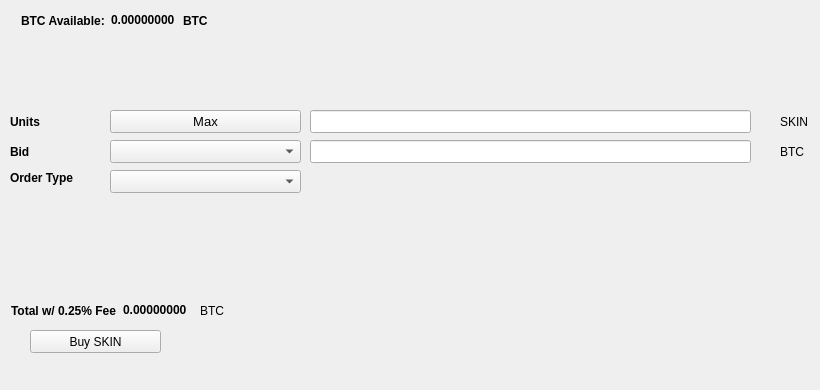
   <widget class="QWidget" name="BuyTab">
    <attribute name="title">
     <string>Buy</string>
    </attribute>
    <widget class="QPushButton" name="BuySKIN">
     <property name="geometry">
      <rect>
       <x>30</x>
       <y>330</y>
       <width>131</width>
       <height>23</height>
      </rect>
     </property>
     <property name="text">
      <string>Buy SKIN</string>
     </property>
     <property name="icon">
      <iconset resource="../skin.qrc">
       <normaloff>:/icons/bitcoin</normaloff>:/icons/bitcoin</iconset>
     </property>
    </widget>
    <widget class="QLabel" name="label_3">
     <property name="geometry">
      <rect>
       <x>10</x>
       <y>110</y>
       <width>46</width>
       <height>23</height>
      </rect>
     </property>
     <property name="font">
      <font>
       <weight>75</weight>
       <bold>true</bold>
      </font>
     </property>
     <property name="text">
      <string>Units</string>
     </property>
    </widget>
    <widget class="QLineEdit" name="UnitsInput">
     <property name="geometry">
      <rect>
       <x>310</x>
       <y>110</y>
       <width>441</width>
       <height>23</height>
      </rect>
     </property>
     <property name="font">
      <font>
       <pointsize>9</pointsize>
       <weight>75</weight>
       <bold>true</bold>
      </font>
     </property>
    </widget>
    <widget class="QLineEdit" name="BuyBidPriceEdit">
     <property name="geometry">
      <rect>
       <x>310</x>
       <y>140</y>
       <width>441</width>
       <height>23</height>
      </rect>
     </property>
     <property name="font">
      <font>
       <pointsize>9</pointsize>
       <weight>75</weight>
       <bold>true</bold>
      </font>
     </property>
    </widget>
    <widget class="QLabel" name="label_4">
     <property name="geometry">
      <rect>
       <x>780</x>
       <y>110</y>
       <width>31</width>
       <height>23</height>
      </rect>
     </property>
     <property name="text">
      <string>SKIN</string>
     </property>
    </widget>
    <widget class="QLabel" name="label_5">
     <property name="geometry">
      <rect>
       <x>780</x>
       <y>140</y>
       <width>31</width>
       <height>23</height>
      </rect>
     </property>
     <property name="text">
      <string>BTC</string>
     </property>
    </widget>
    <widget class="QLabel" name="label_6">
     <property name="geometry">
      <rect>
       <x>10</x>
       <y>140</y>
       <width>46</width>
       <height>23</height>
      </rect>
     </property>
     <property name="font">
      <font>
       <weight>75</weight>
       <bold>true</bold>
      </font>
     </property>
     <property name="text">
      <string>Bid</string>
     </property>
    </widget>
    <widget class="QLabel" name="label_7">
     <property name="geometry">
      <rect>
       <x>10</x>
       <y>170</y>
       <width>91</width>
       <height>16</height>
      </rect>
     </property>
     <property name="font">
      <font>
       <weight>75</weight>
       <bold>true</bold>
      </font>
     </property>
     <property name="text">
      <string>Order Type</string>
     </property>
    </widget>
    <widget class="QPushButton" name="Buy_Max_Amount">
     <property name="geometry">
      <rect>
       <x>110</x>
       <y>110</y>
       <width>191</width>
       <height>23</height>
      </rect>
     </property>
     <property name="font">
      <font>
       <pointsize>10</pointsize>
      </font>
     </property>
     <property name="text">
      <string>Max</string>
     </property>
    </widget>
    <widget class="QComboBox" name="BuyBidcomboBox">
     <property name="geometry">
      <rect>
       <x>110</x>
       <y>140</y>
       <width>191</width>
       <height>23</height>
      </rect>
     </property>
     <property name="font">
      <font>
       <pointsize>10</pointsize>
      </font>
     </property>
    </widget>
    <widget class="QComboBox" name="buyOrdertypeCombo">
     <property name="geometry">
      <rect>
       <x>110</x>
       <y>170</y>
       <width>191</width>
       <height>23</height>
      </rect>
     </property>
     <property name="font">
      <font>
       <pointsize>10</pointsize>
      </font>
     </property>
    </widget>
    <widget class="QWidget" name="layoutWidget1">
     <property name="geometry">
      <rect>
       <x>21</x>
       <y>11</y>
       <width>227</width>
       <height>19</height>
      </rect>
     </property>
     <layout class="QHBoxLayout" name="horizontalLayout_3">
      <item>
       <widget class="QLabel" name="label232">
        <property name="font">
         <font>
          <weight>75</weight>
          <bold>true</bold>
         </font>
        </property>
        <property name="text">
         <string>BTC Available:</string>
        </property>
       </widget>
      </item>
      <item>
       <widget class="QLabel" name="BtcAvailableLbl">
        <property name="palette">
         <palette>
          <active>
           <colorrole role="WindowText">
            <brush brushstyle="SolidPattern">
             <color alpha="255">
              <red>0</red>
              <green>0</green>
              <blue>0</blue>
             </color>
            </brush>
           </colorrole>
           <colorrole role="Button">
            <brush brushstyle="SolidPattern">
             <color alpha="255">
              <red>0</red>
              <green>170</green>
              <blue>0</blue>
             </color>
            </brush>
           </colorrole>
           <colorrole role="Light">
            <brush brushstyle="SolidPattern">
             <color alpha="255">
              <red>0</red>
              <green>255</green>
              <blue>0</blue>
             </color>
            </brush>
           </colorrole>
           <colorrole role="Midlight">
            <brush brushstyle="SolidPattern">
             <color alpha="255">
              <red>0</red>
              <green>212</green>
              <blue>0</blue>
             </color>
            </brush>
           </colorrole>
           <colorrole role="Dark">
            <brush brushstyle="SolidPattern">
             <color alpha="255">
              <red>0</red>
              <green>85</green>
              <blue>0</blue>
             </color>
            </brush>
           </colorrole>
           <colorrole role="Mid">
            <brush brushstyle="SolidPattern">
             <color alpha="255">
              <red>0</red>
              <green>113</green>
              <blue>0</blue>
             </color>
            </brush>
           </colorrole>
           <colorrole role="Text">
            <brush brushstyle="SolidPattern">
             <color alpha="255">
              <red>0</red>
              <green>170</green>
              <blue>0</blue>
             </color>
            </brush>
           </colorrole>
           <colorrole role="BrightText">
            <brush brushstyle="SolidPattern">
             <color alpha="255">
              <red>255</red>
              <green>255</green>
              <blue>255</blue>
             </color>
            </brush>
           </colorrole>
           <colorrole role="ButtonText">
            <brush brushstyle="SolidPattern">
             <color alpha="255">
              <red>0</red>
              <green>0</green>
              <blue>0</blue>
             </color>
            </brush>
           </colorrole>
           <colorrole role="Base">
            <brush brushstyle="SolidPattern">
             <color alpha="255">
              <red>255</red>
              <green>255</green>
              <blue>255</blue>
             </color>
            </brush>
           </colorrole>
           <colorrole role="Window">
            <brush brushstyle="SolidPattern">
             <color alpha="255">
              <red>0</red>
              <green>170</green>
              <blue>0</blue>
             </color>
            </brush>
           </colorrole>
           <colorrole role="Shadow">
            <brush brushstyle="SolidPattern">
             <color alpha="255">
              <red>0</red>
              <green>0</green>
              <blue>0</blue>
             </color>
            </brush>
           </colorrole>
           <colorrole role="AlternateBase">
            <brush brushstyle="SolidPattern">
             <color alpha="255">
              <red>127</red>
              <green>212</green>
              <blue>127</blue>
             </color>
            </brush>
           </colorrole>
           <colorrole role="ToolTipBase">
            <brush brushstyle="SolidPattern">
             <color alpha="255">
              <red>255</red>
              <green>255</green>
              <blue>220</blue>
             </color>
            </brush>
           </colorrole>
           <colorrole role="ToolTipText">
            <brush brushstyle="SolidPattern">
             <color alpha="255">
              <red>0</red>
              <green>0</green>
              <blue>0</blue>
             </color>
            </brush>
           </colorrole>
          </active>
          <inactive>
           <colorrole role="WindowText">
            <brush brushstyle="SolidPattern">
             <color alpha="255">
              <red>0</red>
              <green>0</green>
              <blue>0</blue>
             </color>
            </brush>
           </colorrole>
           <colorrole role="Button">
            <brush brushstyle="SolidPattern">
             <color alpha="255">
              <red>0</red>
              <green>170</green>
              <blue>0</blue>
             </color>
            </brush>
           </colorrole>
           <colorrole role="Light">
            <brush brushstyle="SolidPattern">
             <color alpha="255">
              <red>0</red>
              <green>255</green>
              <blue>0</blue>
             </color>
            </brush>
           </colorrole>
           <colorrole role="Midlight">
            <brush brushstyle="SolidPattern">
             <color alpha="255">
              <red>0</red>
              <green>212</green>
              <blue>0</blue>
             </color>
            </brush>
           </colorrole>
           <colorrole role="Dark">
            <brush brushstyle="SolidPattern">
             <color alpha="255">
              <red>0</red>
              <green>85</green>
              <blue>0</blue>
             </color>
            </brush>
           </colorrole>
           <colorrole role="Mid">
            <brush brushstyle="SolidPattern">
             <color alpha="255">
              <red>0</red>
              <green>113</green>
              <blue>0</blue>
             </color>
            </brush>
           </colorrole>
           <colorrole role="Text">
            <brush brushstyle="SolidPattern">
             <color alpha="255">
              <red>0</red>
              <green>170</green>
              <blue>0</blue>
             </color>
            </brush>
           </colorrole>
           <colorrole role="BrightText">
            <brush brushstyle="SolidPattern">
             <color alpha="255">
              <red>255</red>
              <green>255</green>
              <blue>255</blue>
             </color>
            </brush>
           </colorrole>
           <colorrole role="ButtonText">
            <brush brushstyle="SolidPattern">
             <color alpha="255">
              <red>0</red>
              <green>0</green>
              <blue>0</blue>
             </color>
            </brush>
           </colorrole>
           <colorrole role="Base">
            <brush brushstyle="SolidPattern">
             <color alpha="255">
              <red>255</red>
              <green>255</green>
              <blue>255</blue>
             </color>
            </brush>
           </colorrole>
           <colorrole role="Window">
            <brush brushstyle="SolidPattern">
             <color alpha="255">
              <red>0</red>
              <green>170</green>
              <blue>0</blue>
             </color>
            </brush>
           </colorrole>
           <colorrole role="Shadow">
            <brush brushstyle="SolidPattern">
             <color alpha="255">
              <red>0</red>
              <green>0</green>
              <blue>0</blue>
             </color>
            </brush>
           </colorrole>
           <colorrole role="AlternateBase">
            <brush brushstyle="SolidPattern">
             <color alpha="255">
              <red>127</red>
              <green>212</green>
              <blue>127</blue>
             </color>
            </brush>
           </colorrole>
           <colorrole role="ToolTipBase">
            <brush brushstyle="SolidPattern">
             <color alpha="255">
              <red>255</red>
              <green>255</green>
              <blue>220</blue>
             </color>
            </brush>
           </colorrole>
           <colorrole role="ToolTipText">
            <brush brushstyle="SolidPattern">
             <color alpha="255">
              <red>0</red>
              <green>0</green>
              <blue>0</blue>
             </color>
            </brush>
           </colorrole>
          </inactive>
          <disabled>
           <colorrole role="WindowText">
            <brush brushstyle="SolidPattern">
             <color alpha="255">
              <red>0</red>
              <green>85</green>
              <blue>0</blue>
             </color>
            </brush>
           </colorrole>
           <colorrole role="Button">
            <brush brushstyle="SolidPattern">
             <color alpha="255">
              <red>0</red>
              <green>170</green>
              <blue>0</blue>
             </color>
            </brush>
           </colorrole>
           <colorrole role="Light">
            <brush brushstyle="SolidPattern">
             <color alpha="255">
              <red>0</red>
              <green>255</green>
              <blue>0</blue>
             </color>
            </brush>
           </colorrole>
           <colorrole role="Midlight">
            <brush brushstyle="SolidPattern">
             <color alpha="255">
              <red>0</red>
              <green>212</green>
              <blue>0</blue>
             </color>
            </brush>
           </colorrole>
           <colorrole role="Dark">
            <brush brushstyle="SolidPattern">
             <color alpha="255">
              <red>0</red>
              <green>85</green>
              <blue>0</blue>
             </color>
            </brush>
           </colorrole>
           <colorrole role="Mid">
            <brush brushstyle="SolidPattern">
             <color alpha="255">
              <red>0</red>
              <green>113</green>
              <blue>0</blue>
             </color>
            </brush>
           </colorrole>
           <colorrole role="Text">
            <brush brushstyle="SolidPattern">
             <color alpha="255">
              <red>0</red>
              <green>85</green>
              <blue>0</blue>
             </color>
            </brush>
           </colorrole>
           <colorrole role="BrightText">
            <brush brushstyle="SolidPattern">
             <color alpha="255">
              <red>255</red>
              <green>255</green>
              <blue>255</blue>
             </color>
            </brush>
           </colorrole>
           <colorrole role="ButtonText">
            <brush brushstyle="SolidPattern">
             <color alpha="255">
              <red>0</red>
              <green>85</green>
              <blue>0</blue>
             </color>
            </brush>
           </colorrole>
           <colorrole role="Base">
            <brush brushstyle="SolidPattern">
             <color alpha="255">
              <red>0</red>
              <green>170</green>
              <blue>0</blue>
             </color>
            </brush>
           </colorrole>
           <colorrole role="Window">
            <brush brushstyle="SolidPattern">
             <color alpha="255">
              <red>0</red>
              <green>170</green>
              <blue>0</blue>
             </color>
            </brush>
           </colorrole>
           <colorrole role="Shadow">
            <brush brushstyle="SolidPattern">
             <color alpha="255">
              <red>0</red>
              <green>0</green>
              <blue>0</blue>
             </color>
            </brush>
           </colorrole>
           <colorrole role="AlternateBase">
            <brush brushstyle="SolidPattern">
             <color alpha="255">
              <red>0</red>
              <green>170</green>
              <blue>0</blue>
             </color>
            </brush>
           </colorrole>
           <colorrole role="ToolTipBase">
            <brush brushstyle="SolidPattern">
             <color alpha="255">
              <red>255</red>
              <green>255</green>
              <blue>220</blue>
             </color>
            </brush>
           </colorrole>
           <colorrole role="ToolTipText">
            <brush brushstyle="SolidPattern">
             <color alpha="255">
              <red>0</red>
              <green>0</green>
              <blue>0</blue>
             </color>
            </brush>
           </colorrole>
          </disabled>
         </palette>
        </property>
        <property name="font">
         <font>
          <weight>75</weight>
          <bold>true</bold>
         </font>
        </property>
        <property name="text">
         <string>0.00000000</string>
        </property>
        <property name="textInteractionFlags">
         <set>Qt::LinksAccessibleByMouse|Qt::TextSelectableByKeyboard|Qt::TextSelectableByMouse</set>
        </property>
       </widget>
      </item>
      <item>
       <widget class="QLabel" name="BtcAvailableLbl_2">
        <property name="font">
         <font>
          <weight>75</weight>
          <bold>true</bold>
         </font>
        </property>
        <property name="text">
         <string>BTC</string>
        </property>
       </widget>
      </item>
     </layout>
    </widget>
    <widget class="QWidget" name="layoutWidge2">
     <property name="geometry">
      <rect>
       <x>11</x>
       <y>301</y>
       <width>259</width>
       <height>19</height>
      </rect>
     </property>
     <layout class="QHBoxLayout" name="horizontalLayout_4">
      <item>
       <widget class="QLabel" name="label_9">
        <property name="font">
         <font>
          <weight>75</weight>
          <bold>true</bold>
         </font>
        </property>
        <property name="text">
         <string>Total w/ 0.25% Fee</string>
        </property>
       </widget>
      </item>
      <item>
       <widget class="QLabel" name="BuyCostLabel">
        <property name="palette">
         <palette>
          <active>
           <colorrole role="WindowText">
            <brush brushstyle="SolidPattern">
             <color alpha="255">
              <red>0</red>
              <green>0</green>
              <blue>0</blue>
             </color>
            </brush>
           </colorrole>
           <colorrole role="Button">
            <brush brushstyle="SolidPattern">
             <color alpha="255">
              <red>0</red>
              <green>170</green>
              <blue>0</blue>
             </color>
            </brush>
           </colorrole>
           <colorrole role="Light">
            <brush brushstyle="SolidPattern">
             <color alpha="255">
              <red>0</red>
              <green>255</green>
              <blue>0</blue>
             </color>
            </brush>
           </colorrole>
           <colorrole role="Midlight">
            <brush brushstyle="SolidPattern">
             <color alpha="255">
              <red>0</red>
              <green>212</green>
              <blue>0</blue>
             </color>
            </brush>
           </colorrole>
           <colorrole role="Dark">
            <brush brushstyle="SolidPattern">
             <color alpha="255">
              <red>0</red>
              <green>85</green>
              <blue>0</blue>
             </color>
            </brush>
           </colorrole>
           <colorrole role="Mid">
            <brush brushstyle="SolidPattern">
             <color alpha="255">
              <red>0</red>
              <green>113</green>
              <blue>0</blue>
             </color>
            </brush>
           </colorrole>
           <colorrole role="Text">
            <brush brushstyle="SolidPattern">
             <color alpha="255">
              <red>0</red>
              <green>170</green>
              <blue>0</blue>
             </color>
            </brush>
           </colorrole>
           <colorrole role="BrightText">
            <brush brushstyle="SolidPattern">
             <color alpha="255">
              <red>255</red>
              <green>255</green>
              <blue>255</blue>
             </color>
            </brush>
           </colorrole>
           <colorrole role="ButtonText">
            <brush brushstyle="SolidPattern">
             <color alpha="255">
              <red>0</red>
              <green>0</green>
              <blue>0</blue>
             </color>
            </brush>
           </colorrole>
           <colorrole role="Base">
            <brush brushstyle="SolidPattern">
             <color alpha="255">
              <red>255</red>
              <green>255</green>
              <blue>255</blue>
             </color>
            </brush>
           </colorrole>
           <colorrole role="Window">
            <brush brushstyle="SolidPattern">
             <color alpha="255">
              <red>0</red>
              <green>170</green>
              <blue>0</blue>
             </color>
            </brush>
           </colorrole>
           <colorrole role="Shadow">
            <brush brushstyle="SolidPattern">
             <color alpha="255">
              <red>0</red>
              <green>0</green>
              <blue>0</blue>
             </color>
            </brush>
           </colorrole>
           <colorrole role="AlternateBase">
            <brush brushstyle="SolidPattern">
             <color alpha="255">
              <red>127</red>
              <green>212</green>
              <blue>127</blue>
             </color>
            </brush>
           </colorrole>
           <colorrole role="ToolTipBase">
            <brush brushstyle="SolidPattern">
             <color alpha="255">
              <red>255</red>
              <green>255</green>
              <blue>220</blue>
             </color>
            </brush>
           </colorrole>
           <colorrole role="ToolTipText">
            <brush brushstyle="SolidPattern">
             <color alpha="255">
              <red>0</red>
              <green>0</green>
              <blue>0</blue>
             </color>
            </brush>
           </colorrole>
          </active>
          <inactive>
           <colorrole role="WindowText">
            <brush brushstyle="SolidPattern">
             <color alpha="255">
              <red>0</red>
              <green>0</green>
              <blue>0</blue>
             </color>
            </brush>
           </colorrole>
           <colorrole role="Button">
            <brush brushstyle="SolidPattern">
             <color alpha="255">
              <red>0</red>
              <green>170</green>
              <blue>0</blue>
             </color>
            </brush>
           </colorrole>
           <colorrole role="Light">
            <brush brushstyle="SolidPattern">
             <color alpha="255">
              <red>0</red>
              <green>255</green>
              <blue>0</blue>
             </color>
            </brush>
           </colorrole>
           <colorrole role="Midlight">
            <brush brushstyle="SolidPattern">
             <color alpha="255">
              <red>0</red>
              <green>212</green>
              <blue>0</blue>
             </color>
            </brush>
           </colorrole>
           <colorrole role="Dark">
            <brush brushstyle="SolidPattern">
             <color alpha="255">
              <red>0</red>
              <green>85</green>
              <blue>0</blue>
             </color>
            </brush>
           </colorrole>
           <colorrole role="Mid">
            <brush brushstyle="SolidPattern">
             <color alpha="255">
              <red>0</red>
              <green>113</green>
              <blue>0</blue>
             </color>
            </brush>
           </colorrole>
           <colorrole role="Text">
            <brush brushstyle="SolidPattern">
             <color alpha="255">
              <red>0</red>
              <green>170</green>
              <blue>0</blue>
             </color>
            </brush>
           </colorrole>
           <colorrole role="BrightText">
            <brush brushstyle="SolidPattern">
             <color alpha="255">
              <red>255</red>
              <green>255</green>
              <blue>255</blue>
             </color>
            </brush>
           </colorrole>
           <colorrole role="ButtonText">
            <brush brushstyle="SolidPattern">
             <color alpha="255">
              <red>0</red>
              <green>0</green>
              <blue>0</blue>
             </color>
            </brush>
           </colorrole>
           <colorrole role="Base">
            <brush brushstyle="SolidPattern">
             <color alpha="255">
              <red>255</red>
              <green>255</green>
              <blue>255</blue>
             </color>
            </brush>
           </colorrole>
           <colorrole role="Window">
            <brush brushstyle="SolidPattern">
             <color alpha="255">
              <red>0</red>
              <green>170</green>
              <blue>0</blue>
             </color>
            </brush>
           </colorrole>
           <colorrole role="Shadow">
            <brush brushstyle="SolidPattern">
             <color alpha="255">
              <red>0</red>
              <green>0</green>
              <blue>0</blue>
             </color>
            </brush>
           </colorrole>
           <colorrole role="AlternateBase">
            <brush brushstyle="SolidPattern">
             <color alpha="255">
              <red>127</red>
              <green>212</green>
              <blue>127</blue>
             </color>
            </brush>
           </colorrole>
           <colorrole role="ToolTipBase">
            <brush brushstyle="SolidPattern">
             <color alpha="255">
              <red>255</red>
              <green>255</green>
              <blue>220</blue>
             </color>
            </brush>
           </colorrole>
           <colorrole role="ToolTipText">
            <brush brushstyle="SolidPattern">
             <color alpha="255">
              <red>0</red>
              <green>0</green>
              <blue>0</blue>
             </color>
            </brush>
           </colorrole>
          </inactive>
          <disabled>
           <colorrole role="WindowText">
            <brush brushstyle="SolidPattern">
             <color alpha="255">
              <red>0</red>
              <green>85</green>
              <blue>0</blue>
             </color>
            </brush>
           </colorrole>
           <colorrole role="Button">
            <brush brushstyle="SolidPattern">
             <color alpha="255">
              <red>0</red>
              <green>170</green>
              <blue>0</blue>
             </color>
            </brush>
           </colorrole>
           <colorrole role="Light">
            <brush brushstyle="SolidPattern">
             <color alpha="255">
              <red>0</red>
              <green>255</green>
              <blue>0</blue>
             </color>
            </brush>
           </colorrole>
           <colorrole role="Midlight">
            <brush brushstyle="SolidPattern">
             <color alpha="255">
              <red>0</red>
              <green>212</green>
              <blue>0</blue>
             </color>
            </brush>
           </colorrole>
           <colorrole role="Dark">
            <brush brushstyle="SolidPattern">
             <color alpha="255">
              <red>0</red>
              <green>85</green>
              <blue>0</blue>
             </color>
            </brush>
           </colorrole>
           <colorrole role="Mid">
            <brush brushstyle="SolidPattern">
             <color alpha="255">
              <red>0</red>
              <green>113</green>
              <blue>0</blue>
             </color>
            </brush>
           </colorrole>
           <colorrole role="Text">
            <brush brushstyle="SolidPattern">
             <color alpha="255">
              <red>0</red>
              <green>85</green>
              <blue>0</blue>
             </color>
            </brush>
           </colorrole>
           <colorrole role="BrightText">
            <brush brushstyle="SolidPattern">
             <color alpha="255">
              <red>255</red>
              <green>255</green>
              <blue>255</blue>
             </color>
            </brush>
           </colorrole>
           <colorrole role="ButtonText">
            <brush brushstyle="SolidPattern">
             <color alpha="255">
              <red>0</red>
              <green>85</green>
              <blue>0</blue>
             </color>
            </brush>
           </colorrole>
           <colorrole role="Base">
            <brush brushstyle="SolidPattern">
             <color alpha="255">
              <red>0</red>
              <green>170</green>
              <blue>0</blue>
             </color>
            </brush>
           </colorrole>
           <colorrole role="Window">
            <brush brushstyle="SolidPattern">
             <color alpha="255">
              <red>0</red>
              <green>170</green>
              <blue>0</blue>
             </color>
            </brush>
           </colorrole>
           <colorrole role="Shadow">
            <brush brushstyle="SolidPattern">
             <color alpha="255">
              <red>0</red>
              <green>0</green>
              <blue>0</blue>
             </color>
            </brush>
           </colorrole>
           <colorrole role="AlternateBase">
            <brush brushstyle="SolidPattern">
             <color alpha="255">
              <red>0</red>
              <green>170</green>
              <blue>0</blue>
             </color>
            </brush>
           </colorrole>
           <colorrole role="ToolTipBase">
            <brush brushstyle="SolidPattern">
             <color alpha="255">
              <red>255</red>
              <green>255</green>
              <blue>220</blue>
             </color>
            </brush>
           </colorrole>
           <colorrole role="ToolTipText">
            <brush brushstyle="SolidPattern">
             <color alpha="255">
              <red>0</red>
              <green>0</green>
              <blue>0</blue>
             </color>
            </brush>
           </colorrole>
          </disabled>
         </palette>
        </property>
        <property name="font">
         <font>
          <weight>75</weight>
          <bold>true</bold>
         </font>
        </property>
        <property name="autoFillBackground">
         <bool>false</bool>
        </property>
        <property name="text">
         <string>0.00000000</string>
        </property>
        <property name="textInteractionFlags">
         <set>Qt::LinksAccessibleByMouse|Qt::TextSelectableByMouse</set>
        </property>
       </widget>
      </item>
      <item>
       <widget class="QLabel" name="label_10">
        <property name="font">
         <font>
          <weight>50</weight>
          <bold>false</bold>
         </font>
        </property>
        <property name="text">
         <string>BTC</string>
        </property>
       </widget>
      </item>
     </layout>
    </widget>
    <widget class="QLabel" name="label_24">
     <property name="geometry">
      <rect>
       <x>460</x>
       <y>300</y>
       <width>281</width>
       <height>81</height>
      </rect>
     </property>
     <property name="text">
      <string/>
     </property>
     <property name="pixmap">
      <pixmap>:/images/bittrex</pixmap>
     </property>
    </widget>
   </widget>
